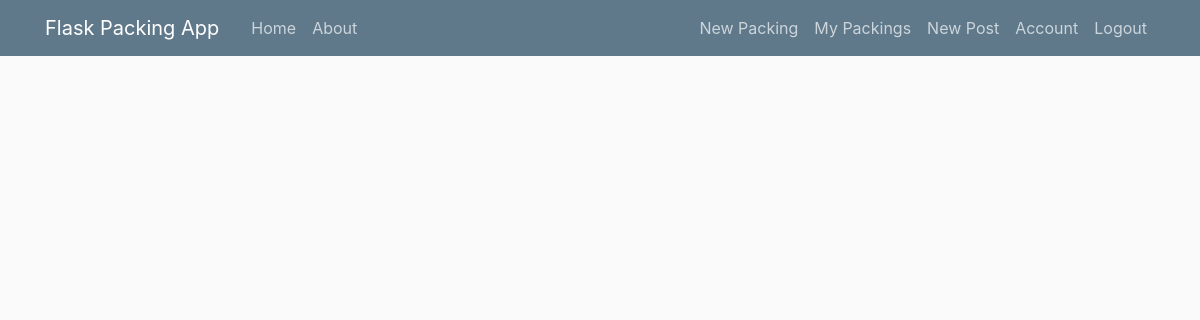
The page /packings/ (signed in) on the database as committed earlier.
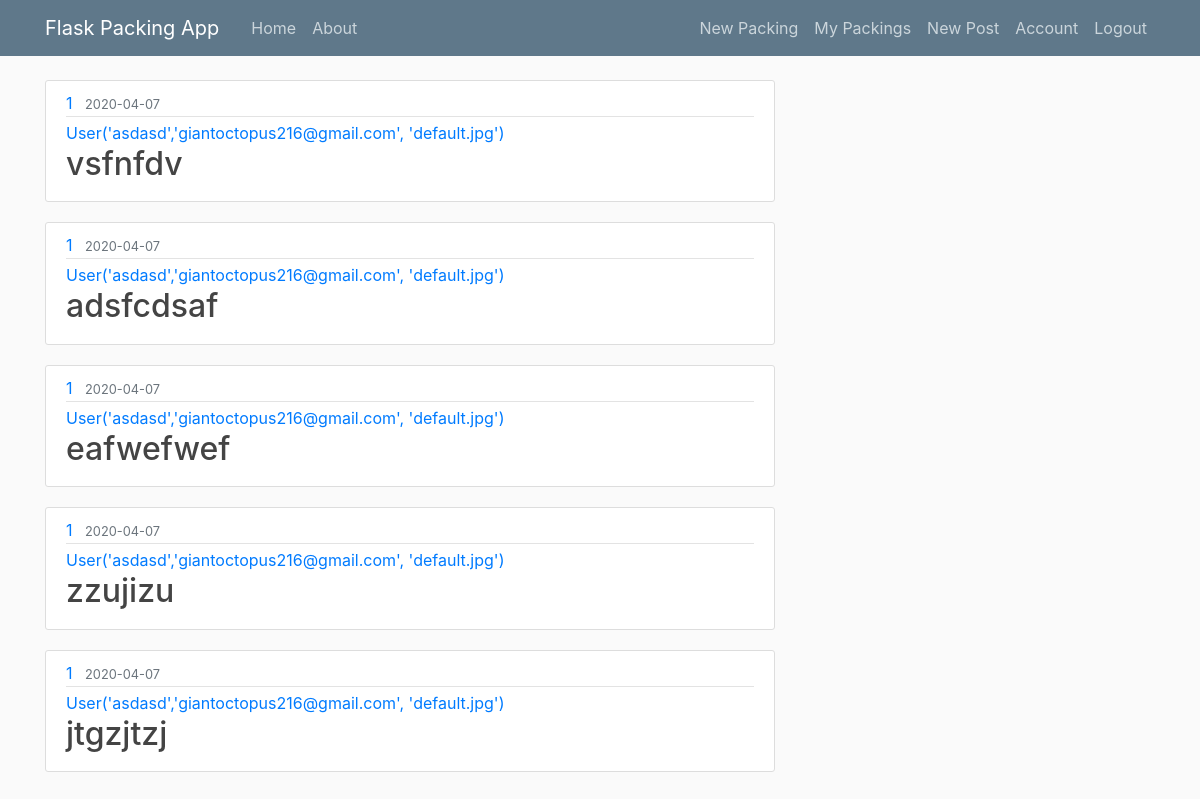
The same page on the database as committed later.
### flasksite/models.py (models this page shows, shortened)
class Packing(db.Model):
    id = db.Column(db.Integer, primary_key=True)
    name = db.Column(db.String(100), nullable=False)
    date_created = db.Column(db.DateTime, nullable=False, default=datetime.utcnow)
    user_id = db.Column(db.Integer, db.ForeignKey('user.id'), nullable=False)
    containers = db.relationship('Container', backref='packing', lazy=True)
    boxes = db.relationship('Box', backref='packing', lazy=True)

class User(db.Model, UserMixin):
    id = db.Column(db.Integer, primary_key=True)
    username = db.Column(db.String(20), unique=True, nullable=False)
    email = db.Column(db.String(120), unique=True, nullable=False)
    image_file = db.Column(db.String(20), nullable=False, default='default.jpg')
    password = db.Column(db.String(60), nullable=False)
    posts = db.relationship('Post', backref='author', lazy=True)
    packings = db.relationship('Packing', backref='author', lazy=True)
    def __repr__(self):
        return f"User('{self.username}','{self.email}', '{self.image_file}')"

### flasksite/routes.py (the view)
@app.route("/packings/")
def packings():
    packings = Packing.query.filter_by(user_id=current_user.id).all()
    return render_template('packings.html', packings=packings)

### flasksite/models.py (called while the page is built)
@login_manager.user_loader #decorator
def load_user(user_id):
    return User.query.get(int(user_id))

### flasksite/templates/packings.html
{% extends "layout.html" %}
{% block content %}
    {% for packing in packings %}
        <article class="media content-section">
            <div class="media-body">
                <div class="article-metadata">
                    <a class="mr-2" href="#">{{ packing.user_id }}</a>
                    <small class="text-muted">{{ packing.date_created.strftime('%Y-%m-%d') }}</small>
                </div>
                <a class="mr-2" href="#">{{ packing.author }}</a>
                <h2><a class="article-title" href="{{ url_for('packing', packing_id=packing.id) }}">{{ packing.name }}</a></h2>
            </div>
        </article>
    {% endfor %}
{% endblock %}

Rows that differ between the two databases and show on the page:
added Packing: user_id "1", date_created "2020-04-07", author "User('asdasd','giantoctopus216@gmail.com', 'default.jpg')", name "vsfnfdv"
added Packing: user_id "1", date_created "2020-04-07", author "User('asdasd','giantoctopus216@gmail.com', 'default.jpg')", name "adsfcdsaf"
added Packing: user_id "1", date_created "2020-04-07", author "User('asdasd','giantoctopus216@gmail.com', 'default.jpg')", name "eafwefwef"
added Packing: user_id "1", date_created "2020-04-07", author "User('asdasd','giantoctopus216@gmail.com', 'default.jpg')", name "zzujizu"
added Packing: user_id "1", date_created "2020-04-07", author "User('asdasd','giantoctopus216@gmail.com', 'default.jpg')", name "jtgzjtzj"
